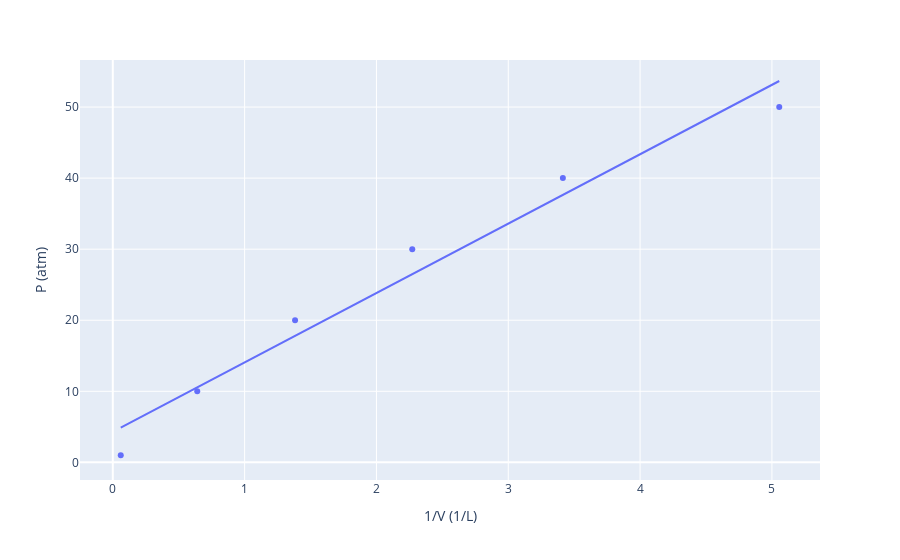

Notebook cell for this chart:
### Markdown cell above
Now we can update our plot and add a trendline:

![image.png](attachment:image.png)

You can scan over your plot to get the trendline

### Code cell
px.scatter(df, x='1/V (1/L)', y='P (atm)', trendline='ols')

### Figure 1 — Plotly figure (JSON) as saved in the notebook; plotly's stock layout.template omitted (floating-point values rounded to 4 significant figures)
{"data": [{"hovertemplate": "1/V (1/L)=%{x}<br>P (atm)=%{y}<extra></extra>", "legendgroup": "", "marker": {"color": "#636efa", "symbol": "circle"}, "mode": "markers", "name": "", "orientation": "v", "showlegend": false, "type": "scatter", "x": [0.06039, 0.6406, 1.383, 2.272, 3.414, 5.056], "xaxis": "x", "y": [1, 10, 20, 30, 40, 50], "yaxis": "y"}, {"hovertemplate": "<b>OLS trendline</b><br>P (atm) = 9.76701 * 1/V (1/L) + 4.28939<br>R<sup>2</sup>=0.969624<br><br>1/V (1/L)=%{x}<br>P (atm)=%{y} <b>(trend)</b><extra></extra>", "legendgroup": "", "marker": {"color": "#636efa", "symbol": "circle"}, "mode": "lines", "name": "", "showlegend": false, "type": "scatter", "x": [0.06039, 0.6406, 1.383, 2.272, 3.414, 5.056], "xaxis": "x", "y": [4.879, 10.55, 17.79, 26.48, 37.64, 53.67], "yaxis": "y"}], "layout": {"legend": {"tracegroupgap": 0}, "margin": {"t": 60}, "xaxis": {"anchor": "y", "domain": [0, 1], "title": {"text": "1/V (1/L)"}}, "yaxis": {"anchor": "x", "domain": [0, 1], "title": {"text": "P (atm)"}}}}
